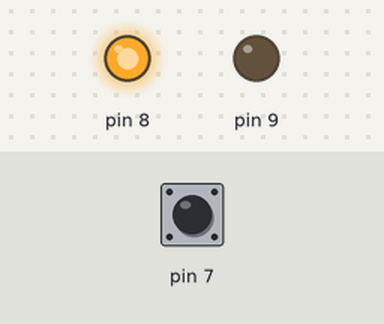
A sketch run on a simulated Arduino Uno, built with avr-gcc and run on an emulated ATmega328P. Parts: output pins drawn as LEDs (lit = HIGH). The inputs (shaded band) are chosen by the test bench; at power-on: pin 7 HIGH.

Above: at 1.2 s.
1.3 s: pin 7 pulled LOW for 0.15 s
At 2.6 s:
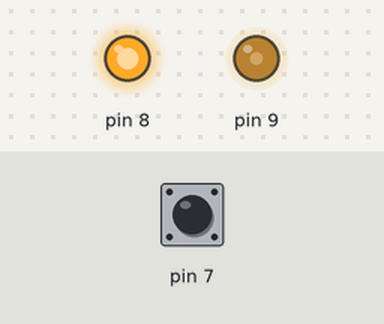
4.3 s: pin 7 pulled LOW for 3.2 s
At 9.0 s:
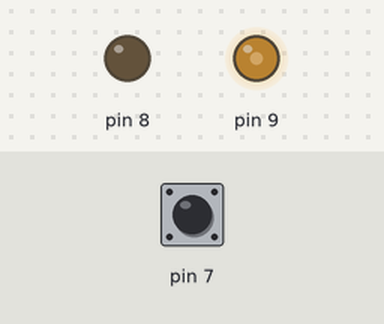
12.2 s: pin 7 pulled LOW for 1 s
At 13.9 s:
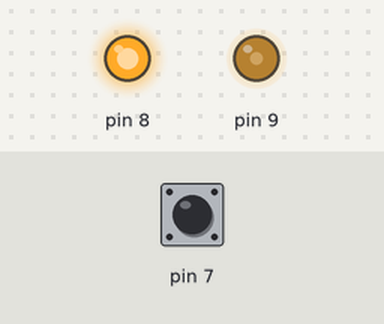
Timing chart, 0 to 19.5 s (numbered marks = the images above; inputs shaded):
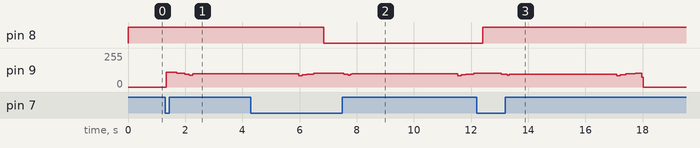

The sketch:

Brachy.ino
```cpp
/*
   Motor forward:
   GPIO_8 = hi, GPIO_9 = hi/low steps

   Motor reverse:
   GPIO_8 = low, GPIO_9 = hi/low steps

   Alternating ticks sleep
                                       */


// Declare vars
float stepCount = 0;
float stepTick = 0;
float stepTime = 0;
float totalSteps = 0;
float insertionLength = 0;
float revolutions = 0;
float shortTick = 0;
float longTick = 0;
float rampingTime = 0;
int buttonState = 0;


// Establish connection to device GPIO
void setup() {

  // declare GPIO pins
  Serial.begin(9600); // 9.6 kbit/s
  while ( !Serial );
  pinMode(8, OUTPUT);
  pinMode(9, OUTPUT);
  pinMode(7, INPUT_PULLUP);

  // Initialize GPIO forward
  digitalWrite(8, HIGH);
  digitalWrite(9, LOW);

  // Constants
  rampingTime = 0.1;                     // Percent of oscillation
  insertionLength = 10;                  // inches
  revolutions = insertionLength/3.7665;  // 1 rev = 3.7665 in.
  longTick = 300;                        // microseconds
  shortTick = 100;                       //
  totalSteps = 6400*revolutions;         //
}


// Motor run loop
void loop() {

  // Push-button insertion
  buttonState = digitalRead(7);
  if ( buttonState == LOW ) {

    digitalWrite(8, HIGH);
    steppingAction();
  }

  // Push-button withdrawl
  buttonState = digitalRead(7);
  if ( buttonState == LOW ) {

    digitalWrite(8, LOW);
    steppingAction();
  }
}


// Step action
void steppingAction() {

  stepCount = 0;
  while ( stepCount < totalSteps ) {

    // Default step
    stepTick = shortTick;
    stepTime = stepCount/totalSteps;

    // Initially accelerate from 300 to 100 microsecond delay
    if ( stepTime < rampingTime ) {
      stepTick = longTick - stepTime*(longTick - shortTick)/rampingTime;
    }

    // Terminally decelerate from 100 to 300 microsecond delay
    if ( stepTime > (1 - rampingTime) ) {
        stepTick = (stepTime - (1 - rampingTime))*(longTick - shortTick)/rampingTime + shortTick;
    }

    // Take Step
    digitalWrite(9, HIGH);
    delayMicroseconds(stepTick);
    digitalWrite(9, LOW);
    delayMicroseconds(stepTick);

    stepCount++;
  }
}
```

Measured:
- after the input at 1.3 s, pin 9: 0/255 → 109/255 at once, → 103/255 0.36 s later, → 97/255 0.28 s later, → 90/255 0.16 s later, … (5 changes in this stretch)
- after the input at 4.3 s, pin 8: HIGH → LOW after 2.6 s
- after the input at 12.2 s, pin 8: LOW → HIGH after 0.21 s
